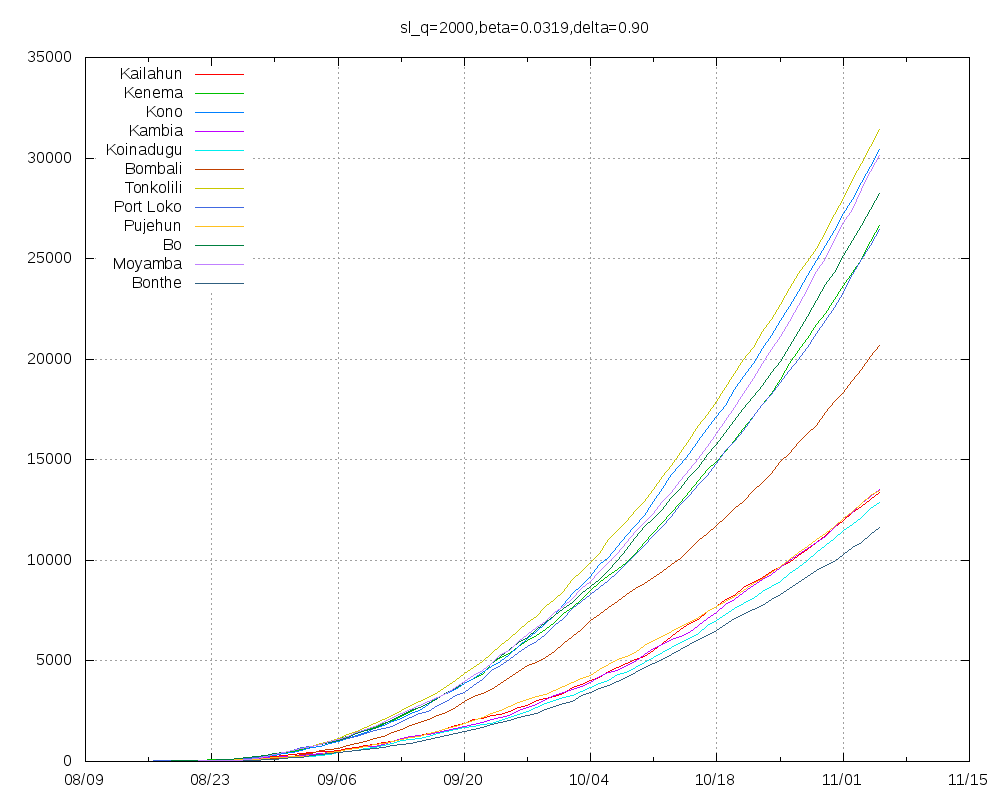

This chart was generated by the following gnuplot code:
set title "sl_q=2000,beta=0.0319,delta=0.90"
set key top left
set grid
set xdata time
set timefmt "%Y-%m-%d"
set terminal png size 1000,800
set output "sl_q=2000,beta=0.0319,delta=0.90.png"
plot "Kailahun.tab" using 1:2 title "Kailahun" with lines,"Kenema.tab" using 1:2 title "Kenema" with lines,"Kono.tab" using 1:2 title "Kono" with lines,"Kambia.tab" using 1:2 title "Kambia" with lines,"Koinadugu.tab" using 1:2 title "Koinadugu" with lines,"Bombali.tab" using 1:2 title "Bombali" with lines,"Tonkolili.tab" using 1:2 title "Tonkolili" with lines,"Port_Loko.tab" using 1:2 title "Port Loko" with lines,"Pujehun.tab" using 1:2 title "Pujehun" with lines,"Bo.tab" using 1:2 title "Bo" with lines,"Moyamba.tab" using 1:2 title "Moyamba" with lines,"Bonthe.tab" using 1:2 title "Bonthe" with lines
